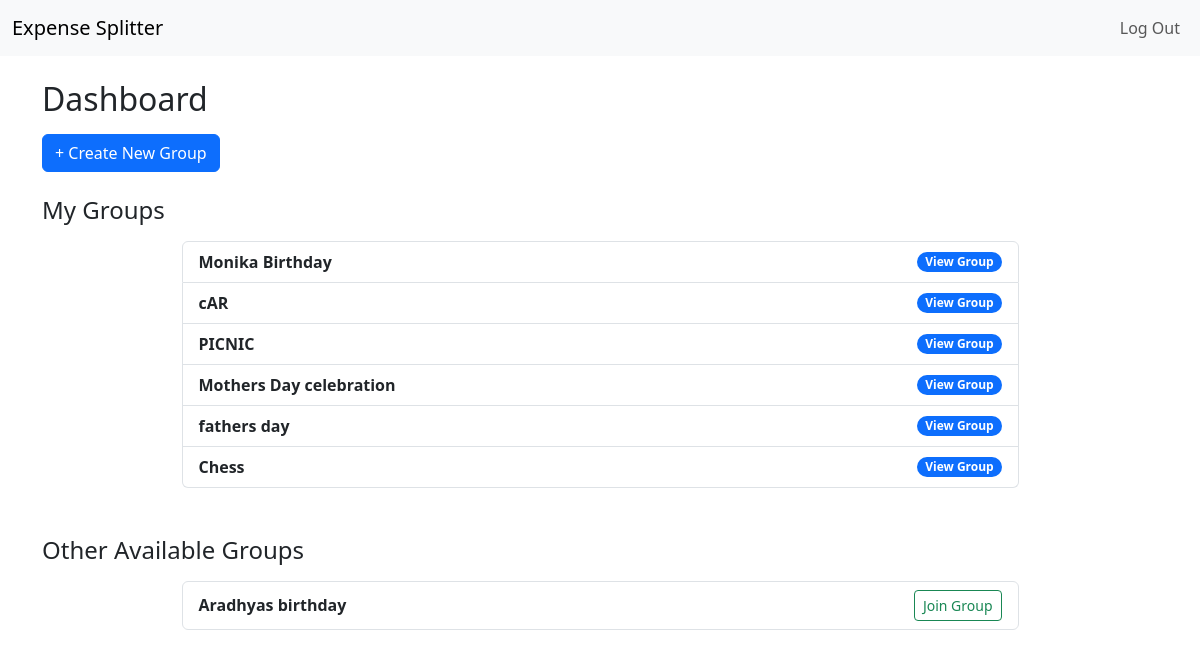
The page / (signed in) on the database its author committed.
### tables this page shows
CREATE TABLE groups (
    id INTEGER PRIMARY KEY AUTOINCREMENT NOT NULL,
    name TEXT NOT NULL,
    created_at TIMESTAMP DEFAULT CURRENT_TIMESTAMP
);

### app.py (the view)
@app.route("/")
@login_required
def index():
    my_groups = db.execute(
        "SELECT groups.id, groups.name FROM groups "
        "JOIN group_members ON groups.id = group_members.group_id "
        "WHERE group_members.user_id = ?",
        session["user_id"]
    )
    other_groups = db.execute(
        "SELECT id, name FROM groups WHERE id NOT IN ("
        "  SELECT group_id FROM group_members WHERE user_id = ?"
        ")",
        session["user_id"]
    )
    return render_template("index.html", my_groups=my_groups, other_groups=other_groups)

### app.py (called while the page is built)
@app.after_request
def after_request(response):
    response.headers["Cache-Control"] = "no-cache, no-store, must-revalidate"
    response.headers["Expires"] = 0
    response.headers["Pragma"] = "no-cache"
    return response

### helpers.py (called while the page is built)
def login_required(f):
    @wraps(f)
    def decorated_function(*args, **kwargs):
        if session.get("user_id") is None:
            return redirect("/login")
        return f(*args, **kwargs)
    return decorated_function

### templates/index.html (shortened to what this page needs)
{% extends "layout.html" %}
{% block main %}
    <div class="mb-4">
        <h2>Dashboard</h2>
        <a href="/create_group" class="btn btn-primary mt-2">+ Create New Group</a>
    </div>
    <div class="mb-5">
        <h4 class="text-start mb-3">My Groups</h4>
        {% if my_groups %}
            <div class="list-group w-75 mx-auto">
                {% for group in my_groups %}
                    <a href="/group/{{ group.id }}" class="list-group-item list-group-item-action d-flex justify-content-between align-items-center">
                        <strong>{{ group.name }}</strong>
                        <span class="badge bg-primary rounded-pill">View Group</span>
                    </a>
                {% endfor %}
            </div>
        {% else %}
            <p class="text-muted">You haven't joined any groups yet.</p>
        {% endif %}
    </div>
    <div class="mt-4">
        <h4 class="text-start mb-3">Other Available Groups</h4>
        {% if other_groups %}
            <div class="list-group w-75 mx-auto">
                {% for group in other_groups %}
                    <div class="list-group-item d-flex justify-content-between align-items-center">
                        <strong>{{ group.name }}</strong>
                        <form action="/join_group/{{ group.id }}" method="post" class="mb-0">
                            <button type="submit" class="btn btn-sm btn-outline-success">Join Group</button>
                        </form>
                    </div>
                {% endfor %}
            </div>
        {% else %}
            <p class="text-muted">No other groups available to join right now.</p>
        {% endif %}
    </div>
{% endblock %}

### rows shown on the page
groups: name "Monika Birthday"
groups: name "cAR"
groups: name "PICNIC"
groups: name "Mothers Day celebration"
groups: name "fathers day"
groups: name "Chess"
groups: name "Aradhyas birthday"
